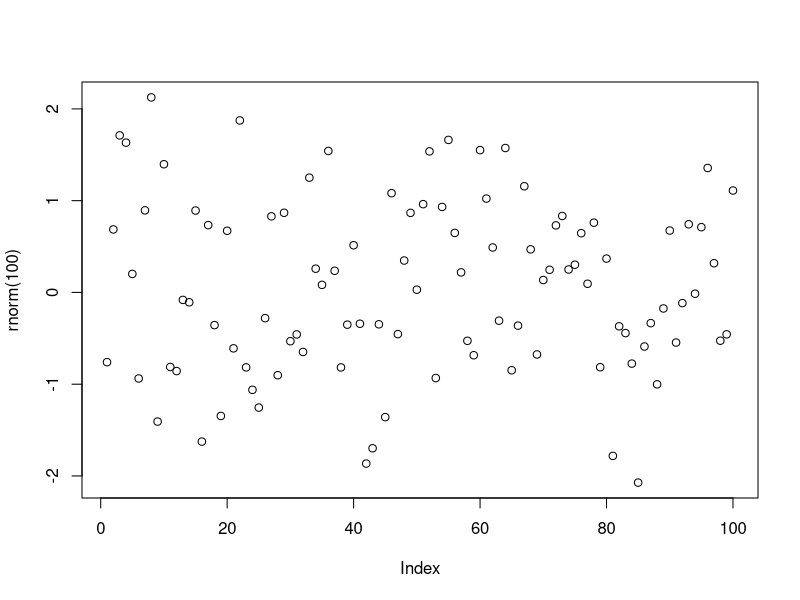

This chart was generated by the following R code:
## ---- chunk 1
knitr::opts_chunk$set(
  collapse = TRUE,
  comment = "#>",
  fig.path = "man/figures/README-",
  out.width = "100%"
)
## ---- chunk 2
plot(rnorm(100))
